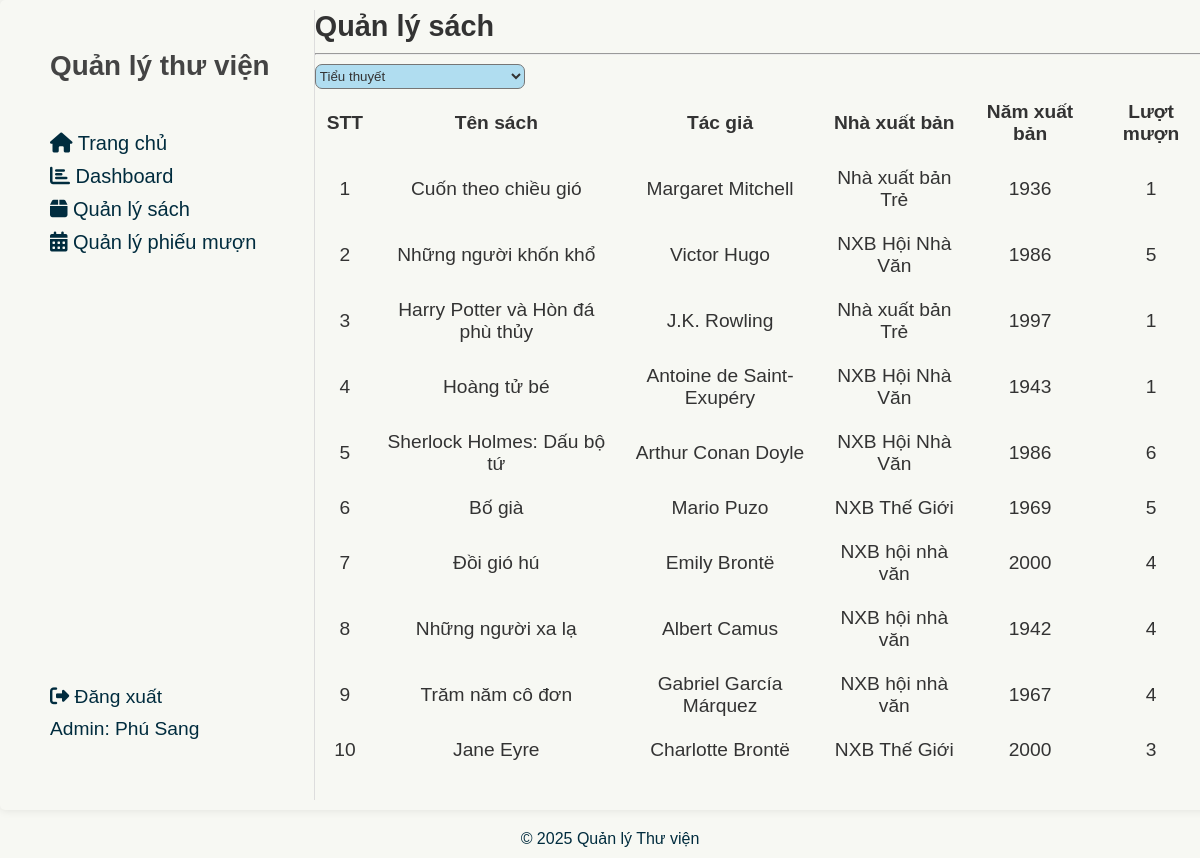
Page /admin_quanlysach.php?category_name=Tiểu thuyết (signed in) on the committed database.
### tables this page shows
CREATE TABLE IF NOT EXISTS `member` (
  `member_id` int NOT NULL AUTO_INCREMENT,
  `student_id` varchar(20) NOT NULL,
  `full_name` varchar(100) NOT NULL,
  `email` varchar(100) DEFAULT NULL,
  `class` varchar(50) DEFAULT NULL,
  `course_year` varchar(50) DEFAULT NULL,
  `password_hash` varchar(255) NOT NULL,
  PRIMARY KEY (`member_id`),
  UNIQUE KEY `student_id` (`student_id`),
  UNIQUE KEY `email` (`email`)
);

CREATE TABLE IF NOT EXISTS `book` (
  `book_id` int NOT NULL AUTO_INCREMENT,
  `book_title` varchar(100) NOT NULL,
  `category_id` int NOT NULL,
  `author` varchar(50) NOT NULL,
  `publication_year` year DEFAULT NULL,
  `nha_xuat_ban` varchar(50) DEFAULT NULL,
  `file_anh_bia` varchar(100) DEFAULT NULL,
  `mo_ta` text,
  `total_quantity` int DEFAULT '0',
  `available_quantity` int DEFAULT '0',
  PRIMARY KEY (`book_id`)
);

### admin_quanlysach.php (the view, shortened to what this page needs)
<!DOCTYPE html>
<html lang="vi">
<head>
    <link rel="stylesheet" href="quan_ly_sach.css">
</head>
<body>
    <section id="admin" style="width: 100%; ">
        <aside class="sidebar" style="width:300px;">
            <?php
            require_once "config.php";
            $sql = "SELECT * FROM category";
            $result = mysqli_query($conn, $sql);
            $list_the_loai = [];
            if ($result) {
                $list_the_loai = $result->fetch_all(MYSQLI_ASSOC);
            } else {
                echo "Lỗi truy vấn: " . $conn->error;
            }
            ?>
            <h2 class="tiu_de">Quản lý thư viện</h2>
            <nav>
                <ul class="taskbar" style="font-size: 20px;">
                    <li><a href="admin.php"><i class="fas fa-home"></i> Trang chủ</a></li>
                    <li><a href="admin_dashboard.php"><i class="fas fa-chart-bar"></i> Dashboard</a></li>
                    <li><a href="admin_quanlysach.php"><i class="fas fa-box"></i> Quản lý sách</a></li>
                    <li><a href="admin_quanlyphieumuon.php"><i class="fas fa-calendar-alt"></i> Quản lý phiếu mượn</a></li>
                </ul>
            </nav>
            <nav class="thong_tin_admin">
                <ul>
                    <li><a href="logout.php"><i class="fas fa-sign-out-alt"></i> Đăng xuất</a></li>
                    <?php
                    if (isset($_SESSION['username']) && ($_SESSION['username'] != "")) {
                        require_once "config.php";
                        $sql = "SELECT full_name FROM member LEFT JOIN users ON member.student_id = users.username WHERE member.student_id = '".$_SESSION['username']."'";
                        $name = [];
                        $result = mysqli_query($conn, $sql);
                        if ($result) {
                            $name = $result->fetch_assoc();
                        }
                        echo '<li style="color: #002c3e;">Admin: ' . htmlspecialchars($name['full_name']) . '</li>';
                    }
                    ?>
                </ul>
            </nav>
        </aside>
        <main class="main-content" style="width: 100%;">
            <header class="header">
                <h2>Quản lý sách</h2>
            </header>
            <hr>
            <div>
                <form method="GET" action="admin_quanlysach.php">
                    <select name="category_name" class="list" onchange="this.form.submit()">
                        <?php foreach ($list_the_loai as $row) { ?>
                            <option value="<?php echo htmlspecialchars($row['category_name']); ?>" <?php if (isset($_GET['category_name']) && $_GET['category_name'] == $row['category_name']) echo 'selected'; ?>>
                                <?php echo htmlspecialchars($row['category_name']); ?>
                            </option>
                        <?php } ?>
                    </select>
                </form>
            </div>
            <div class="table-responsive">
                <table>
                    <tr>
                        <th>STT</th>
                        <th>Tên sách</th>
                        <th>Tác giả</th>
                        <th>Nhà xuất bản</th>
                        <th>Năm xuất bản</th>
                        <th>Lượt mượn</th>
                    </tr>
                    <?php
                    if (isset($_GET['category_name']) && $_GET['category_name'] != "") {
                        $category_name = mysqli_real_escape_string($conn, $_GET['category_name']);
                        $sql = "
                        SELECT *
                        FROM book
                        JOIN category ON book.category_id = category.category_id
                        LEFT JOIN book_statistics ON book.book_title = book_statistics.book_title
                        WHERE category.category_name = '$category_name' ";
                        $result = mysqli_query($conn, $sql);
                        if ($result) {
                            $list_sach = $result->fetch_all(MYSQLI_ASSOC);
                            $i = 1;
                            foreach ($list_sach as $row) {
                                echo "<tr>";
                                echo "<td>" . $i++ . "</td>";
                                echo "<td>" . htmlspecialchars($row['book_title']) . "</td>";
                                echo "<td>" . htmlspecialchars($row['author']) . "</td>";
                                echo "<td>" . htmlspecialchars($row['nha_xuat_ban']) . "</td>";
                                echo "<td>" . htmlspecialchars($row['publication_year']) . "</td>";
                                echo "<td>" . htmlspecialchars($row['borrow_count']) . "</td>";
                                echo "</tr>";
                            }
                        } else {
                            echo "<tr><td colspan='6'>Lỗi truy vấn: " . $conn->error . "</td></tr>";
                        }
                    } else {
                        echo "<tr><td colspan='6'>Chưa chọn thể loại sách.</td></tr>";
                    }
                    ?>
                </table>
            </div>
        </main>
    </section>
    <footer>
        <p>&copy; 2025 Quản lý Thư viện</p>
    </footer>
</body>
</html>

### quan_ly_sach.css (style rules this page uses)
body, h1, h2, h3, p, table { margin: 0; padding: 0; border: 0; font-family: Arial, sans-serif; }
body { background-color: #f7f8f3; color: #333; }
.sidebar ul { list-style: none; padding: 0; margin: 0 0 20px; }
.sidebar ul li { margin-bottom: 10px; font-size: 1em; }
.sidebar ul li a { text-decoration: none; color: #002c3e; }
.sidebar h2 { font-size: 1.45em; margin-bottom: 50px; color: #444; }
.sidebar { width: 250px; background-color: #f7f8f3; padding: 40px; border-right: 1px solid #ddd; }
.thong_tin_admin { align-items: end; margin-top: 27rem; }
.header { display: flex; justify-content: space-between; align-items: center; margin-bottom: 5px; }
section { max-width: 100%; margin-bottom: 10px; background: #ffffff; padding: 10px; border-radius: 5px; box-shadow: 0 0 10px rgba(0, 0, 0, 0.1); display: inline-flex; position:sticky; background-color: #f7f8f3; font-size: larger; }
table td { padding: 10px; text-align: center; margin: 10px; }
table tr th { padding: 10px; text-align: center; }
.list { border-radius: 7px; width: 210px; height: 25px; background-color: #b0ddf0; color: #333; }
footer { text-align: center; padding: 10px; background-color: #f7f8f3; color: #002c3e; position: relative; bottom: 0; width: 100%; }

### rows in the picture
member: full_name "Phú Sang"
book: book_title "Cuốn theo chiều gió", author "Margaret Mitchell", nha_xuat_ban "Nhà xuất bản Trẻ", publication_year "1936", borrow_count "1"
book: book_title "Những người khốn khổ", author "Victor Hugo", nha_xuat_ban "NXB Hội Nhà Văn", publication_year "1986", borrow_count "5"
book: book_title "Harry Potter và Hòn đá phù thủy", author "J.K. Rowling", nha_xuat_ban "Nhà xuất bản Trẻ", publication_year "1997", borrow_count "1"
book: book_title "Hoàng tử bé", author "Antoine de Saint-Exupéry", nha_xuat_ban "NXB Hội Nhà Văn", publication_year "1943", borrow_count "1"
book: book_title "Sherlock Holmes: Dấu bộ tứ", author "Arthur Conan Doyle", nha_xuat_ban "NXB Hội Nhà Văn", publication_year "1986", borrow_count "6"
book: book_title "Bố già", author "Mario Puzo", nha_xuat_ban "NXB Thế Giới", publication_year "1969", borrow_count "5"
book: book_title "Đồi gió hú", author "Emily Brontë", nha_xuat_ban "NXB hội nhà văn", publication_year "2000", borrow_count "4"
book: book_title "Những người xa lạ", author "Albert Camus", nha_xuat_ban "NXB hội nhà văn", publication_year "1942", borrow_count "4"
book: book_title "Trăm năm cô đơn", author "Gabriel García Márquez", nha_xuat_ban "NXB hội nhà văn", publication_year "1967", borrow_count "4"
book: book_title "Jane Eyre", author "Charlotte Brontë", nha_xuat_ban "NXB Thế Giới", publication_year "2000", borrow_count "3"

### other values in the picture
form field category_name "Tiểu thuyết"
